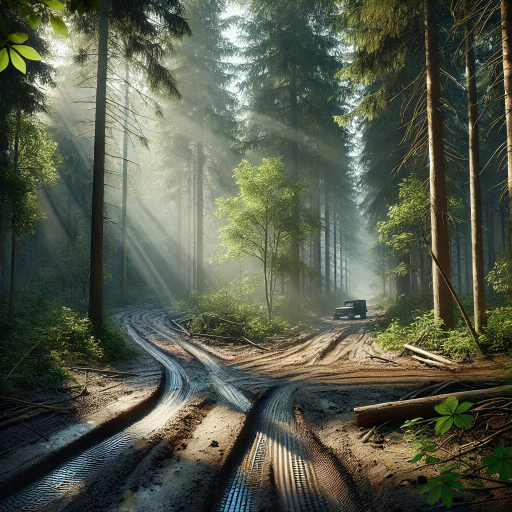
#> input picture dataset_converter/test_image.jpg, 1024 x 1024 px (shown at 1/2 size)
$ python image_augemntation.py --image test_image.jpg --out out   (older library calls are emulated)
#> lines starting #> are read from the running program, lines starting #| are printed output that depends on the picture
#!/usr/bin/env python3
"""
Single-image augmentation preview (images only).

📌 What this script does
- Takes ONE image.
- Applies **every** augmentation once (not random).
- Writes each augmented image to an output folder.
- Also creates a side-by-side **grid preview** image (PNG) so you can see all results at a glance.

🖥️ Usage
    python single_image_augmentation_preview.py \
        --image /path/to/img.jpg \
        --out   /path/to/output_folder \
        [--save-as-grayscale]      # default OFF

Augmentations included:
- original
- darker, brighter
- saltpepper
- jitter
- spring, fall
- flip
- weather effects (if imgaug available), picking the **high‑level augmenters with safe defaults** from the docs: FastSnowyLandscape, Clouds, Fog, Snowflakes, Rain (low‑level *Layer* classes require many parameters and are omitted here to avoid runtime errors).

Dependencies: opencv-python, numpy, (optional) imgaug
"""

import argparse
import cv2
import numpy as np
from pathlib import Path
from typing import Tuple, List

# ---------------------
# NumPy 1.24+ compatibility shims for legacy libs (e.g., imgaug)
# ---------------------
# Some older libraries still reference removed aliases like np.bool/np.complex/etc.
# These shims make the script robust without forcing you to downgrade NumPy.
if not hasattr(np, "bool"):
    np.bool = np.bool_           # type: ignore[attr-defined]
if not hasattr(np, "int"):
    np.int = np.int_             # type: ignore[attr-defined]
if not hasattr(np, "float"):
    np.float = np.float_         # type: ignore[attr-defined]
if not hasattr(np, "complex"):
    np.complex = np.complex128   # type: ignore[attr-defined]
if not hasattr(np, "object"):
    np.object = np.object_       # type: ignore[attr-defined]

# Try to import imgaug weather augmenters (optional)
try:
    import imgaug.augmenters as iaa  # type: ignore
    _IMGaug_AVAILABLE = True
except Exception:
    iaa = None  # type: ignore
    _IMGaug_AVAILABLE = False

# ---------------------
# Augmentation helpers
# ---------------------

def adjust_brightness(image: np.ndarray, factor: float) -> np.ndarray:
    return cv2.convertScaleAbs(image, alpha=factor, beta=0)


def add_salt_pepper_noise(image: np.ndarray, amount: float = 0.02, salt_vs_pepper: float = 0.5) -> np.ndarray:
    noisy = image.copy()
    h, w = image.shape[:2]
    num_pixels = h * w
    num_salt = int(amount * num_pixels * salt_vs_pepper)
    num_pepper = int(amount * num_pixels * (1.0 - salt_vs_pepper))

    # Salt (white)
    ys = np.random.randint(0, h, num_salt)
    xs = np.random.randint(0, w, num_salt)
    noisy[ys, xs] = 255

    # Pepper (black)
    ys = np.random.randint(0, h, num_pepper)
    xs = np.random.randint(0, w, num_pepper)
    noisy[ys, xs] = 0

    return noisy


def jitter_colors(image: np.ndarray) -> np.ndarray:
    hsv = cv2.cvtColor(image, cv2.COLOR_BGR2HSV).astype(np.float32)
    v_scale = np.random.uniform(0.5, 1.7)
    s_scale = np.random.uniform(0.5, 1.7)
    hsv[:, :, 2] = np.clip(hsv[:, :, 2] * v_scale, 0, 255)
    hsv[:, :, 1] = np.clip(hsv[:, :, 1] * s_scale, 0, 255)
    hsv = hsv.astype(np.uint8)
    return cv2.cvtColor(hsv, cv2.COLOR_HSV2BGR)


def shift_hue_realistic_dynamic(
    img_bgr: np.ndarray,
    dst_hue_range: Tuple[float, float],
    factor: float,
    sat_scale_range: Tuple[float, float] = (1.0, 1.0),
    val_scale_range: Tuple[float, float] = (1.0, 1.0),
    auto_src: bool = True,
    manual_src_range: Tuple[float, float] = (0.0, 360.0)
) -> np.ndarray:
    factor = np.clip(factor, 0.0, 1.0)
    sat_min, sat_max = max(0.0, sat_scale_range[0]), max(0.0, sat_scale_range[1])
    val_min, val_max = max(0.0, val_scale_range[0]), max(0.0, val_scale_range[1])

    hsv = cv2.cvtColor(img_bgr, cv2.COLOR_BGR2HSV).astype(np.float32)
    H, S, V = cv2.split(hsv)

    if auto_src:
        B, G, R = cv2.split(img_bgr.astype(np.float32))
        green_mask = (G > R) & (G > B)
        brown_mask = (R > G) & (R > B)
        mid = (dst_hue_range[0] + dst_hue_range[1]) / 2.0
        src_mask = brown_mask if (90 < mid < 170) else green_mask
        hues = H[src_mask]
        if hues.size > 0:
            lo, hi = np.percentile(hues, [2, 98])
        else:
            lo, hi = manual_src_range[0] / 2.0, manual_src_range[1] / 2.0
        src_min, src_max = lo, hi
    else:
        src_min, src_max = [h / 2.0 for h in manual_src_range]

    dst_min, dst_max = [h / 2.0 for h in dst_hue_range]

    if src_min <= src_max:
        mask = (H >= src_min) & (H <= src_max)
    else:
        mask = (H >= src_min) | (H <= src_max)

    ys, xs = np.where(mask)
    if ys.size == 0:
        return img_bgr

    H_masked = H[ys, xs]
    dst_h_pixels = np.random.uniform(dst_min, dst_max, size=H_masked.shape)
    delta = dst_h_pixels - H_masked
    delta = (delta + 90) % 180 - 90
    H[ys, xs] = (H_masked + factor * delta) % 180

    sat_scales = np.random.uniform(sat_min, sat_max, size=ys.shape)
    val_scales = np.random.uniform(val_min, val_max, size=ys.shape)
    S[ys, xs] = np.clip(S[ys, xs] * ((1 - factor) + factor * sat_scales), 0, 255)
    V[ys, xs] = np.clip(V[ys, xs] * ((1 - factor) + factor * val_scales), 0, 255)

    hsv_shifted = cv2.merge([H, S, V]).astype(np.uint8)
    return cv2.cvtColor(hsv_shifted, cv2.COLOR_HSV2BGR)


def flip_image(image: np.ndarray) -> np.ndarray:
    return cv2.flip(image, 1)

# ---------------------
# Grid preview helper
# ---------------------

# [41 lines left out: function make_grid, not called in this run]

# ---------------------
# Main
# ---------------------

def main():
    parser = argparse.ArgumentParser(description="Single image augmentation preview (no labels)")
    parser.add_argument("--image", required=True, type=Path, help="Path to input image (.jpg/.png)")
    parser.add_argument("--out", required=True, type=Path, help="Output folder")
    parser.add_argument("--save-as-grayscale", action="store_true", help="Save images as grayscale as well")

    args = parser.parse_args()
    args.out.mkdir(parents=True, exist_ok=True)

    img = cv2.imread(str(args.image))
#> img is the input picture: shape (1024, 1024, 3); mean B, G, R 74.8, 91.2, 85.7
    if img is None:
        raise FileNotFoundError(f"Could not read image: {args.image}")

    base = args.image.stem
    ext = args.image.suffix.lower()

    to_save = [(img, "original")]

    aug_map = {
        "darker": lambda im: adjust_brightness(im, 0.5),
        "brighter": lambda im: adjust_brightness(im, 1.5),
        "saltpepper": lambda im: add_salt_pepper_noise(im, amount=0.02, salt_vs_pepper=0.5),
        "jitter": jitter_colors,
        "spring": lambda im: shift_hue_realistic_dynamic(
            im, dst_hue_range=(100, 160), factor=0.8,
            sat_scale_range=(1.0, 1.3), val_scale_range=(1.0, 1.1), auto_src=True
        ),
        "fall": lambda im: shift_hue_realistic_dynamic(
            im, dst_hue_range=(10, 25), factor=0.9,
            sat_scale_range=(0.7, 1.0), val_scale_range=(0.8, 1.0), auto_src=True
        ),
        "flip": flip_image,
    }

    # Add weather augmenters if imgaug is available
    if _IMGaug_AVAILABLE:
        try:
            import imgaug.augmenters as iaa  # re-import to access weather augmenters
            # As per https://imgaug.readthedocs.io/en/latest/source/api_augmenters_weather.html
            aug_map.update({
            "Clouds": lambda im: iaa.Clouds()(images=[im])[0],
            "Fog": lambda im: iaa.Fog()(images=[im])[0],
            "Snowflakes": lambda im: iaa.Snowflakes(density=0.15)(images=[im])[0],
            "Rain": lambda im: iaa.Rain()(images=[im])[0],
        })
        except Exception as e:
            print(f"[Note] Failed to load imgaug weather augmenters: {e}")

    for name, fn in aug_map.items():
        aug_img = fn(img)
        to_save.append((aug_img, name))
#> this loop made 8 passes
#> pass 1, in main, `aug_img = fn(img)`:
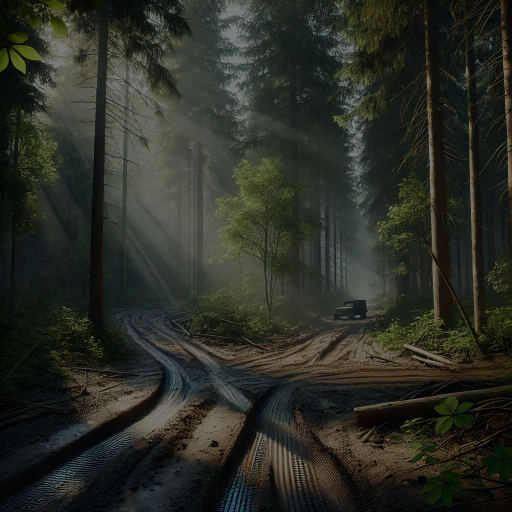
#> aug_img: shape (1024, 1024, 3) (shown at 1/2 size); mean B, G, R 37.4, 45.6, 42.8
#> pass 2, in main, `aug_img = fn(img)`:
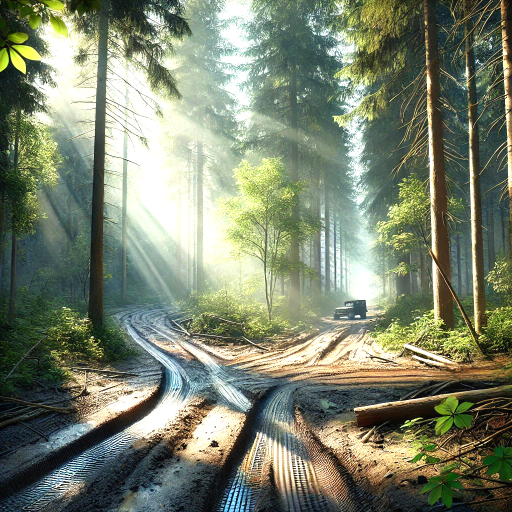
#> aug_img: shape (1024, 1024, 3) (shown at 1/2 size); mean B, G, R 110, 131.5, 123.2
#> after the loop, to_save = 8 items

    grid_images, grid_names = [], []
    for im, name in to_save:
        out_img = args.out / f"{base}_{name}{ext}"
        if args.save_as_grayscale:
            im_to_write = cv2.cvtColor(im, cv2.COLOR_BGR2GRAY)
        else:
            im_to_write = im
        cv2.imwrite(str(out_img), im_to_write)
        grid_images.append(im)
        grid_names.append(name)

    grid = make_grid(grid_images, grid_names, tile_w=480)
    grid_path = args.out / f"{base}_ALL_PREVIEW.png"
    cv2.imwrite(str(grid_path), grid)

    if not _IMGaug_AVAILABLE:
        print("[Note] imgaug not installed or failed to import. Weather effects were skipped.")
    print(f"Saved {len(to_save)} images to: {args.out}")
    print(f"Preview grid: {grid_path}")


if __name__ == "__main__":
    main()
#> (the call stopped at in main, `aug_map.update({ "Clouds": lambda im: iaa.Clouds()(images=[im])[0], "F..`: imgaug is not available in this run)
